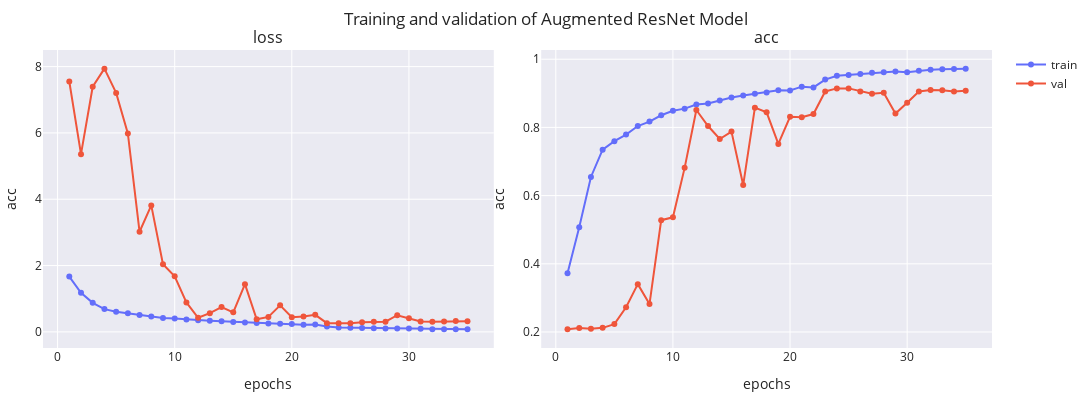

Source (notebook cell):
### Markdown cell above
### 2.5 What if we add Data Augmentation?

### Code cell
from keras.models import Sequential
resnet_data_aug = Sequential([
    layers.RandomFlip("horizontal"),
    layers.RandomRotation(0.1),
    layers.RandomZoom(0.2),
    layers.GaussianNoise(0.01),
    CustomResNet(num_classes=5)
], name='ResNetAug')

resnet_data_aug.compile(optimizer="adam", loss="sparse_categorical_crossentropy",  metrics=[SparseCategoricalAccuracy('acc')])
resnet_data_aug_history = train_model(
    resnet_data_aug,
    train_dataset,
    val_dataset,
    path=model_dir,
    epochs=50,
    verbose=1,
    lr_patience=5,
    val_patience=10,
).history

print(
    f"Final loss: training -> {resnet_data_aug_history['loss'][-1]:.2f}, validation -> {resnet_data_aug_history['val_loss'][-1]:.2f}"
)
print(
    f"Final accuracy: training -> {resnet_data_aug_history['acc'][-1]:.2f}, validation -> {resnet_data_aug_history['val_acc'][-1]:.2f}"
)
plot_history(resnet_data_aug_history, ['loss', 'acc'], name='Augmented ResNet Model')

### Figure 1 — Plotly figure (JSON) as saved in the notebook; plotly's stock layout.template omitted (floating-point values rounded to 4 significant figures)
{"data": [{"line": {"color": "#636EFA"}, "marker": {"color": "#636EFA"}, "mode": "lines+markers", "name": "train", "showlegend": true, "type": "scatter", "x": [1, 2, 3, 4, 5, 6, 7, 8, 9, 10, 11, 12, 13, 14, 15, 16, 17, 18, 19, 20, 21, 22, 23, 24, 25, 26, 27, 28, 29, 30, 31, 32, 33, 34, 35], "xaxis": "x", "y": [1.666, 1.181, 0.8754, 0.6865, 0.6097, 0.5606, 0.5066, 0.4623, 0.4216, 0.4004, 0.3726, 0.3514, 0.3353, 0.3168, 0.3008, 0.279, 0.2651, 0.2504, 0.2432, 0.2337, 0.2148, 0.2201, 0.1625, 0.1286, 0.1229, 0.1159, 0.11, 0.104, 0.0999, 0.09831, 0.09162, 0.08166, 0.08193, 0.0761, 0.07715], "yaxis": "y"}, {"line": {"color": "#EF553B"}, "marker": {"color": "#EF553B"}, "mode": "lines+markers", "name": "val", "showlegend": true, "type": "scatter", "x": [1, 2, 3, 4, 5, 6, 7, 8, 9, 10, 11, 12, 13, 14, 15, 16, 17, 18, 19, 20, 21, 22, 23, 24, 25, 26, 27, 28, 29, 30, 31, 32, 33, 34, 35], "xaxis": "x", "y": [7.55, 5.36, 7.393, 7.938, 7.205, 5.984, 3.019, 3.814, 2.041, 1.674, 0.8876, 0.4252, 0.5648, 0.7498, 0.5899, 1.439, 0.3811, 0.4502, 0.8001, 0.4424, 0.4629, 0.5141, 0.2637, 0.2633, 0.2586, 0.2879, 0.3071, 0.3075, 0.5016, 0.4142, 0.3163, 0.3029, 0.3154, 0.3265, 0.3184], "yaxis": "y"}, {"line": {"color": "#636EFA"}, "marker": {"color": "#636EFA"}, "mode": "lines+markers", "name": "train", "showlegend": false, "type": "scatter", "x": [1, 2, 3, 4, 5, 6, 7, 8, 9, 10, 11, 12, 13, 14, 15, 16, 17, 18, 19, 20, 21, 22, 23, 24, 25, 26, 27, 28, 29, 30, 31, 32, 33, 34, 35], "xaxis": "x2", "y": [0.3723, 0.5069, 0.6548, 0.7347, 0.7596, 0.779, 0.804, 0.8172, 0.8356, 0.8489, 0.8551, 0.8674, 0.87, 0.8792, 0.8876, 0.8937, 0.8984, 0.9022, 0.9087, 0.9081, 0.9195, 0.9172, 0.9402, 0.9512, 0.9538, 0.9568, 0.9606, 0.9619, 0.9643, 0.9617, 0.9662, 0.9692, 0.9706, 0.9715, 0.9723], "yaxis": "y2"}, {"line": {"color": "#EF553B"}, "marker": {"color": "#EF553B"}, "mode": "lines+markers", "name": "val", "showlegend": false, "type": "scatter", "x": [1, 2, 3, 4, 5, 6, 7, 8, 9, 10, 11, 12, 13, 14, 15, 16, 17, 18, 19, 20, 21, 22, 23, 24, 25, 26, 27, 28, 29, 30, 31, 32, 33, 34, 35], "xaxis": "x2", "y": [0.2078, 0.2118, 0.2093, 0.2123, 0.2232, 0.2726, 0.3404, 0.282, 0.528, 0.5364, 0.6813, 0.8511, 0.8041, 0.766, 0.7877, 0.6309, 0.858, 0.8441, 0.7516, 0.8313, 0.8298, 0.8392, 0.9055, 0.9144, 0.9144, 0.9055, 0.8986, 0.9015, 0.8407, 0.8723, 0.9055, 0.9099, 0.909, 0.905, 0.9075], "yaxis": "y2"}], "layout": {"annotations": [{"font": {"size": 16}, "showarrow": false, "text": "loss", "x": 0.2375, "xanchor": "center", "xref": "paper", "y": 1, "yanchor": "bottom", "yref": "paper"}, {"font": {"size": 16}, "showarrow": false, "text": "acc", "x": 0.7625, "xanchor": "center", "xref": "paper", "y": 1, "yanchor": "bottom", "yref": "paper"}], "height": 400, "margin": {"b": 10, "l": 10, "r": 10, "t": 50}, "title": {"text": "Training and validation of Augmented ResNet Model"}, "width": 1200, "xaxis": {"anchor": "y", "domain": [0, 0.475], "title": {"text": "epochs"}}, "xaxis2": {"anchor": "y2", "domain": [0.525, 1], "title": {"text": "epochs"}}, "yaxis": {"anchor": "x", "domain": [0, 1], "title": {"text": "acc"}}, "yaxis2": {"anchor": "x2", "domain": [0, 1], "title": {"text": "acc"}}}}
